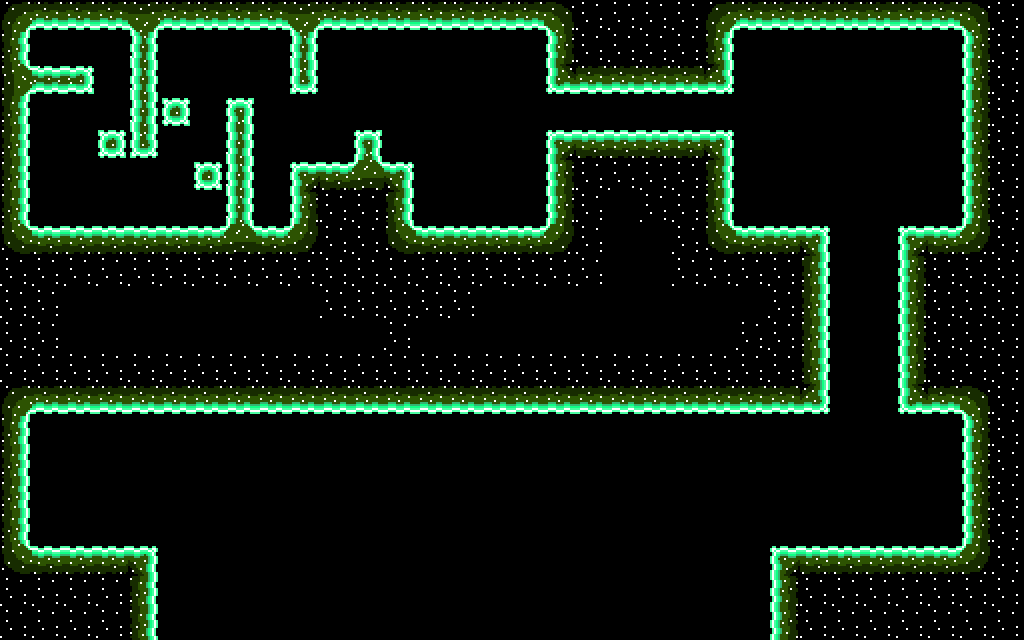

The image is a tile-based game level rendered from a .tmx file. Its description and complete source (layers, tilesets, objects, tile grids) follow:
An orthogonal 32x20 tile map with 32x32 px tiles, 1 tile layer (Camada de Blocos 1).

<map version="1.10" tiledversion="1.11.2" orientation="orthogonal" renderorder="right-down" width="32" height="20" tilewidth="32" tileheight="32" infinite="0" nextlayerid="2" nextobjectid="1">
 <tileset firstgid="1" source="../levels_3_4_5/BrilliantCave.tsx" />
 <layer id="1" name="Camada de Blocos 1" width="32" height="20">
  <data encoding="csv">
7,3,3,3,25,3,3,3,3,25,3,3,3,3,3,3,3,6,44,44,44,44,7,3,3,3,3,3,3,3,6,44,
4,0,0,0,10,0,0,0,0,10,0,0,0,0,0,0,0,2,44,44,44,44,4,0,0,0,0,0,0,0,2,44,
26,9,31,0,10,0,0,0,0,30,0,0,0,0,0,0,0,12,3,3,3,3,13,0,0,0,0,0,0,0,2,44,
4,0,0,0,10,42,0,32,0,0,0,0,0,0,0,0,0,0,0,0,0,0,0,0,0,0,0,0,0,0,2,44,
4,0,0,42,30,0,0,10,0,0,0,32,0,0,0,0,0,11,1,1,1,1,14,0,0,0,0,0,0,0,2,44,
4,0,0,0,0,0,42,10,0,11,1,23,14,0,0,0,0,2,44,44,44,44,4,0,0,0,0,0,0,0,2,44,
4,0,0,0,0,0,0,10,0,2,44,44,4,0,0,0,0,2,44,43,44,44,4,0,0,0,0,0,0,0,2,44,
8,1,1,1,1,1,1,23,1,5,44,44,8,1,1,1,1,5,44,43,43,44,8,1,1,14,0,0,11,1,5,44,
44,44,44,44,44,44,44,44,44,44,44,44,44,44,44,44,44,44,44,43,43,44,44,44,44,4,0,0,2,44,44,44,
44,44,43,43,43,43,43,43,43,43,44,44,44,44,44,43,43,43,43,43,43,43,43,43,44,4,0,0,2,44,44,44,
44,44,43,43,43,43,43,43,43,43,43,43,44,43,43,43,43,43,43,43,43,43,43,44,44,4,0,0,2,44,44,44,
44,44,44,44,44,44,44,44,44,44,44,44,44,44,44,44,44,44,44,44,44,44,44,44,44,4,0,0,2,44,44,44,
7,3,3,3,3,3,3,3,3,3,3,3,3,3,3,3,3,3,3,3,3,3,3,3,3,13,0,0,12,3,6,44,
4,0,0,0,0,0,0,0,0,0,0,0,0,0,0,0,0,0,0,0,0,0,0,0,0,0,0,0,0,0,2,44,
4,0,0,0,0,0,0,0,0,0,0,0,0,0,0,0,0,0,0,0,0,0,0,0,0,0,0,0,0,0,2,44,
4,0,0,0,0,0,0,0,0,0,0,0,0,0,0,0,0,0,0,0,0,0,0,0,0,0,0,0,0,0,2,44,
4,0,0,0,0,0,0,0,0,0,0,0,0,0,0,0,0,0,0,0,0,0,0,0,0,0,0,0,0,0,2,44,
8,1,1,1,14,0,0,0,0,0,0,0,0,0,0,0,0,0,0,0,0,0,0,0,11,1,1,1,1,1,5,44,
44,44,44,44,4,0,0,0,0,0,0,0,0,0,0,0,0,0,0,0,0,0,0,0,2,44,44,44,44,44,44,44,
44,44,44,44,4,0,0,0,0,0,0,0,0,0,0,0,0,0,0,0,0,0,0,0,2,44,44,44,44,44,44,44
</data>
 </layer>
</map>
